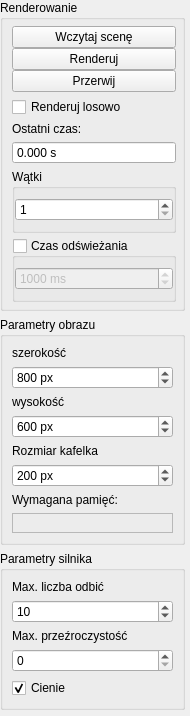
         <widget class="QWidget" name="scrollAreaWidgetContents">
          <property name="geometry">
           <rect>
            <x>0</x>
            <y>0</y>
            <width>190</width>
            <height>705</height>
           </rect>
          </property>
          <property name="sizePolicy">
           <sizepolicy hsizetype="MinimumExpanding" vsizetype="Preferred">
            <horstretch>0</horstretch>
            <verstretch>0</verstretch>
           </sizepolicy>
          </property>
          <layout class="QVBoxLayout" name="verticalLayout_5">
           <property name="leftMargin">
            <number>0</number>
           </property>
           <property name="topMargin">
            <number>0</number>
           </property>
           <property name="rightMargin">
            <number>5</number>
           </property>
           <property name="bottomMargin">
            <number>6</number>
           </property>
           <item>
            <widget class="QGroupBox" name="renderGroup">
             <property name="title">
              <string>Renderowanie</string>
             </property>
             <property name="flat">
              <bool>false</bool>
             </property>
             <layout class="QVBoxLayout" name="verticalLayout_6">
              <property name="spacing">
               <number>5</number>
              </property>
              <property name="topMargin">
               <number>6</number>
              </property>
              <property name="rightMargin">
               <number>6</number>
              </property>
              <property name="bottomMargin">
               <number>6</number>
              </property>
              <item>
               <layout class="QVBoxLayout" name="verticalLayout_14">
                <property name="spacing">
                 <number>0</number>
                </property>
                <property name="topMargin">
                 <number>0</number>
                </property>
                <item>
                 <widget class="QPushButton" name="loadScene">
                  <property name="text">
                   <string>Wczytaj scenę</string>
                  </property>
                  <property name="shortcut">
                   <string>Ctrl+L</string>
                  </property>
                 </widget>
                </item>
                <item>
                 <widget class="QPushButton" name="render">
                  <property name="text">
                   <string>Renderuj</string>
                  </property>
                  <property name="shortcut">
                   <string>Ctrl+R</string>
                  </property>
                 </widget>
                </item>
                <item>
                 <widget class="QPushButton" name="terminateRender">
                  <property name="text">
                   <string>Przerwij</string>
                  </property>
                 </widget>
                </item>
               </layout>
              </item>
              <item>
               <widget class="QCheckBox" name="randomRender">
                <property name="text">
                 <string>Renderuj losowo</string>
                </property>
               </widget>
              </item>
              <item>
               <widget class="QLabel" name="timeLabel">
                <property name="sizePolicy">
                 <sizepolicy hsizetype="Preferred" vsizetype="Fixed">
                  <horstretch>0</horstretch>
                  <verstretch>0</verstretch>
                 </sizepolicy>
                </property>
                <property name="text">
                 <string>Ostatni czas:</string>
                </property>
                <property name="buddy">
                 <cstring>lastTime</cstring>
                </property>
               </widget>
              </item>
              <item>
               <widget class="QDoubleSpinBox" name="lastTime">
                <property name="frame">
                 <bool>true</bool>
                </property>
                <property name="readOnly">
                 <bool>true</bool>
                </property>
                <property name="buttonSymbols">
                 <enum>QAbstractSpinBox::NoButtons</enum>
                </property>
                <property name="suffix">
                 <string> s</string>
                </property>
                <property name="decimals">
                 <number>3</number>
                </property>
                <property name="maximum">
                 <double>16777215.000000000000000</double>
                </property>
               </widget>
              </item>
              <item>
               <widget class="QGroupBox" name="groupBox_4">
                <property name="minimumSize">
                 <size>
                  <width>120</width>
                  <height>0</height>
                 </size>
                </property>
                <property name="title">
                 <string>Wątki</string>
                </property>
                <property name="flat">
                 <bool>true</bool>
                </property>
                <layout class="QVBoxLayout" name="verticalLayout_4">
                 <property name="leftMargin">
                  <number>0</number>
                 </property>
                 <property name="rightMargin">
                  <number>0</number>
                 </property>
                 <item>
                  <widget class="QSpinBox" name="threadCounter">
                   <property name="buttonSymbols">
                    <enum>QAbstractSpinBox::UpDownArrows</enum>
                   </property>
                   <property name="accelerated">
                    <bool>true</bool>
                   </property>
                   <property name="minimum">
                    <number>1</number>
                   </property>
                   <property name="maximum">
                    <number>1000</number>
                   </property>
                  </widget>
                 </item>
                </layout>
               </widget>
              </item>
              <item>
               <widget class="QGroupBox" name="refreshTimeGroup">
                <property name="title">
                 <string>Czas odświeżania</string>
                </property>
                <property name="flat">
                 <bool>true</bool>
                </property>
                <property name="checkable">
                 <bool>true</bool>
                </property>
                <property name="checked">
                 <bool>false</bool>
                </property>
                <layout class="QVBoxLayout" name="verticalLayout_10">
                 <property name="leftMargin">
                  <number>0</number>
                 </property>
                 <property name="rightMargin">
                  <number>0</number>
                 </property>
                 <item>
                  <widget class="QSpinBox" name="refreshTime">
                   <property name="suffix">
                    <string> ms</string>
                   </property>
                   <property name="minimum">
                    <number>1</number>
                   </property>
                   <property name="maximum">
                    <number>100000</number>
                   </property>
                   <property name="value">
                    <number>1000</number>
                   </property>
                  </widget>
                 </item>
                </layout>
               </widget>
              </item>
             </layout>
            </widget>
           </item>
           <item>
            <widget class="QGroupBox" name="imageGroup">
             <property name="title">
              <string>Parametry obrazu</string>
             </property>
             <property name="checked">
              <bool>false</bool>
             </property>
             <layout class="QVBoxLayout" name="verticalLayout_2">
              <item>
               <layout class="QVBoxLayout" name="verticalLayout_7">
                <item>
                 <widget class="QLabel" name="label_2">
                  <property name="text">
                   <string>szerokość</string>
                  </property>
                  <property name="buddy">
                   <cstring>imageWidth</cstring>
                  </property>
                 </widget>
                </item>
                <item>
                 <widget class="QSpinBox" name="imageWidth">
                  <property name="suffix">
                   <string> px</string>
                  </property>
                  <property name="minimum">
                   <number>1</number>
                  </property>
                  <property name="maximum">
                   <number>2147483647</number>
                  </property>
                  <property name="value">
                   <number>800</number>
                  </property>
                 </widget>
                </item>
               </layout>
              </item>
              <item>
               <layout class="QVBoxLayout" name="verticalLayout">
                <item>
                 <widget class="QLabel" name="label_3">
                  <property name="text">
                   <string>wysokość</string>
                  </property>
                  <property name="buddy">
                   <cstring>imageHeight</cstring>
                  </property>
                 </widget>
                </item>
                <item>
                 <widget class="QSpinBox" name="imageHeight">
                  <property name="suffix">
                   <string> px</string>
                  </property>
                  <property name="minimum">
                   <number>1</number>
                  </property>
                  <property name="maximum">
                   <number>2147483647</number>
                  </property>
                  <property name="value">
                   <number>600</number>
                  </property>
                 </widget>
                </item>
               </layout>
              </item>
              <item>
               <layout class="QVBoxLayout" name="verticalLayout_9">
                <property name="topMargin">
                 <number>0</number>
                </property>
                <item>
                 <widget class="QLabel" name="tileLabel">
                  <property name="text">
                   <string>Rozmiar kafelka</string>
                  </property>
                  <property name="buddy">
                   <cstring>tileSize</cstring>
                  </property>
                 </widget>
                </item>
                <item>
                 <widget class="QSpinBox" name="tileSize">
                  <property name="suffix">
                   <string> px</string>
                  </property>
                  <property name="minimum">
                   <number>5</number>
                  </property>
                  <property name="maximum">
                   <number>2147483647</number>
                  </property>
                  <property name="value">
                   <number>200</number>
                  </property>
                 </widget>
                </item>
               </layout>
              </item>
              <item>
               <layout class="QVBoxLayout" name="verticalLayout_3">
                <item>
                 <widget class="QLabel" name="label">
                  <property name="sizePolicy">
                   <sizepolicy hsizetype="Preferred" vsizetype="Fixed">
                    <horstretch>0</horstretch>
                    <verstretch>0</verstretch>
                   </sizepolicy>
                  </property>
                  <property name="text">
                   <string>Wymagana pamięć:</string>
                  </property>
                 </widget>
                </item>
                <item>
                 <widget class="QLabel" name="memoryRequest">
                  <property name="minimumSize">
                   <size>
                    <width>0</width>
                    <height>20</height>
                   </size>
                  </property>
                  <property name="frameShape">
                   <enum>QFrame::StyledPanel</enum>
                  </property>
                  <property name="frameShadow">
                   <enum>QFrame::Plain</enum>
                  </property>
                  <property name="text">
                   <string/>
                  </property>
                  <property name="textFormat">
                   <enum>Qt::PlainText</enum>
                  </property>
                 </widget>
                </item>
               </layout>
              </item>
             </layout>
            </widget>
           </item>
           <item>
            <widget class="QGroupBox" name="renderEngineGroup">
             <property name="title">
              <string>Parametry silnika</string>
             </property>
             <layout class="QVBoxLayout" name="verticalLayout_13">
              <item>
               <widget class="QLabel" name="label_4">
                <property name="text">
                 <string>Max. liczba odbić</string>
                </property>
                <property name="buddy">
                 <cstring>maxReflectionDeep</cstring>
                </property>
               </widget>
              </item>
              <item>
               <widget class="QSpinBox" name="maxReflectionDeep">
                <property name="maximum">
                 <number>255</number>
                </property>
                <property name="value">
                 <number>10</number>
                </property>
               </widget>
              </item>
              <item>
               <widget class="QLabel" name="label_5">
                <property name="toolTip">
                 <string>&lt;html&gt;&lt;head/&gt;&lt;body&gt;&lt;p&gt;Maksymalna liczba odbić promienia przy śledzeniu promieni przeźroczystości.&lt;/p&gt;&lt;/body&gt;&lt;/html&gt;</string>
                </property>
                <property name="text">
                 <string>Max. przeźroczystość</string>
                </property>
                <property name="buddy">
                 <cstring>maxRefractionDeep</cstring>
                </property>
               </widget>
              </item>
              <item>
               <widget class="QSpinBox" name="maxRefractionDeep">
                <property name="minimum">
                 <number>0</number>
                </property>
                <property name="maximum">
                 <number>255</number>
                </property>
               </widget>
              </item>
              <item>
               <widget class="QCheckBox" name="shadows">
                <property name="text">
                 <string>Cienie</string>
                </property>
                <property name="checked">
                 <bool>true</bool>
                </property>
               </widget>
              </item>
             </layout>
            </widget>
           </item>
           <item>
            <spacer name="verticalSpacer">
             <property name="orientation">
              <enum>Qt::Vertical</enum>
             </property>
             <property name="sizeHint" stdset="0">
              <size>
               <width>20</width>
               <height>40</height>
              </size>
             </property>
            </spacer>
           </item>
          </layout>
         </widget>
